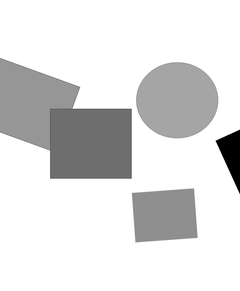
%> input picture Data/MathWorks Images/DetectingEdgesSlide.png (cropped and resized to the size of MATLAB's example picture, made grey), 240 x 291 px, given in place of pout.tif, which was not available
$ octave PracticeAdjustingContrast.m   (GNU Octave 9; MATLAB toolbox functions it lacks are replaced by stand-ins)
%> lines starting %> are read from the running program, lines starting %| are printed output that depends on the picture; pictures that were not available may be replaced by others from this repository, and a replacement may not be noted
%% Practice Adjusting Image Contrast
% In this reading provides, you'll  review and practice the image contrast adjustment
% techniques presented in the videos.  You'll also expand these techniques to
% work with color images.
%% Image Histograms
% An image histogram shows the number of pixels in an image that take on each
% of the available brightness levels.  For most grayscale images, the brightness
% values range from 0 to 255.  The |imhist| function creates an image's histogram.

img = imread("pout.tif");
%> img is the input picture: size 291x240 uint8; min 0, max 255, mean 222
imshow(img)
imhist(img)
%> figure, not shown here; highest point at x = 255, y = 49470
%%
% The histogram is scaled to allow brightness levels with fewer pixels to be
% seen when they have far fewer pixels than the highest peaks.  The y-axis limits
% can be changed to show the entire histogram.   This histogram has some very
% high peaks and only uses the middle of the available brightness values

imhist(img)
ylim([0 Inf])
%> figure, not shown here; highest point at x = 255, y = 49470
%% Adjusting Image Histograms to Increase Image Contrast
% MATLAB contains several methods for changing in images contrast:
%%
% * |imadjust| linearly stretches the histogram to use the full range of available
% values.
% * |histeq| changes intensity values to try to utilize the full range of values
% equally.
% * |adapthisteq| breaks the image into tiles and equalizes the histogram in
% each tile, then blends the results together to produce the final image.
%%
% The choice of which of these methods to use will depend on the image.  Here
% is an example of all three methods being applied to the image above and the
% resulting histograms.  If the output is too small, you can open it in a figure
% window with the arrow that appears in the top right corner.

imgAdjust = imadjust(img);
imgEqual = histeq(img);
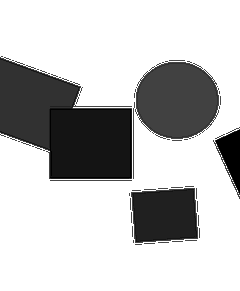
%> imgEqual: size 291x240 uint8; min 0, max 255, mean 192.6
imgAdapt = adapthisteq(img);
montage({img, imgAdjust, imgEqual, imgAdapt}, "Size", [1 4])
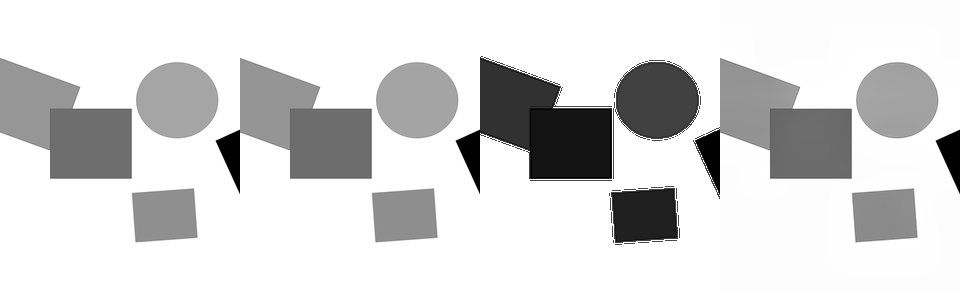
%> displayed picture: size 291x960, on the screen's scale of 0 to 255; min 0, max 255, mean 214.2
% |imadjust|
% The |imadjust| function scales the brightness values to use the entire available
% range.

imhist(imgAdjust)
ylim([0 Inf])
%> figure, not shown here; highest point at x = 255, y = 49470
% |histeq|
% The |histeq| function attempts to use all of the available brightness levels
% equally.  While there are still high peaks, the histogram is overall flatter.

imhist(imgEqual)
ylim([0 Inf])
%> figure, not shown here; highest point at x = 255, y = 49470
%
% A Note on Histogram Equalization
% The histogram produced by |histeq| doesn't usually look like a uniform distribution.
% The histogram shown above has a number of large peaks.  A _cumulative histogram_
% shows the equalization more clearly.  A cumulative histogram plots the number
% of pixels at or below a given intensity.  The h|istogram| function can generate
% a cumulative histogram using the |"Normalization"|, |"cumcount"| name-value
% pair.  The peaks in the image histogram above correspond to the larger "stair
% steps" in the cumulative histogram.

histogram(imgEqual, "Normalization", "cumcount")
xlabel("Pixel Brightness")
ylabel("Cumulative Number of Pixles")
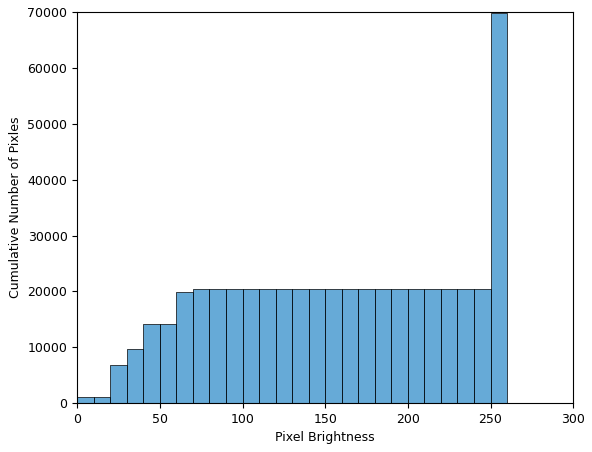
%> figure redrawn from the program's plot data; tallest bar 69840 high, from x = 250 to 260
% |adapthisteq|
% The |adapthisteq| function's behavior is more complex than the previous adjustment
% methods.  Since the image is not adjusted as a single unit, the effect on the
% histogram is not as uniform.

imhist(imgAdapt)
ylim([0 Inf])
%> figure, not shown here; highest point at x = 253, y = 26212
%% Focusing on a Specific Brightness Range
% The imadjust function can focus on a specific range of intensity values.
% In the x-ray image below, different intensities are associated with different
% materials.  The brightest areas are the metal pins, followed by the bone, tissue
% and background.  Note that this image is being converted to grayscale when it
% is imported.

xrayImg = im2gray(imread("armxray.png"));
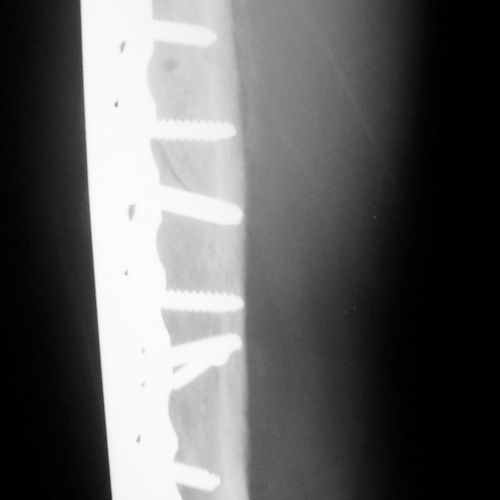
%> input picture Data/MathWorks Images/armxray.png, 1000 x 1000 px (shown at 1/2 size)
%> xrayImg is the input picture: size 1000x1000 uint8; min 0, max 254, mean 97.5
imshow(xrayImg)
%%
% The histogram shows large peaks near certain intensity values.

imhist(xrayImg)
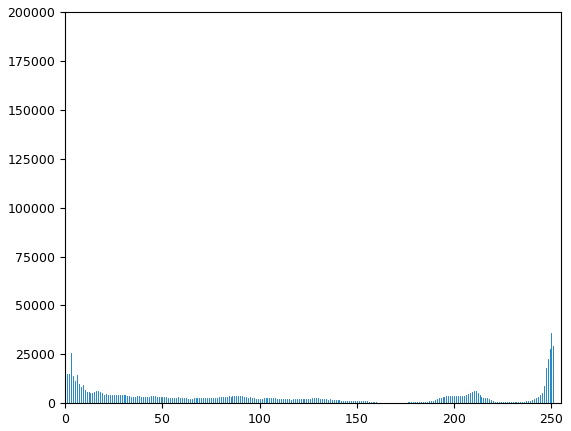
%> figure redrawn from the program's plot data; highest point at x = 0, y = 157938
%%
% Selecting only the pixels with brightness values above 225 highlights the
% pins while removing the bone and tissue.

xrayPins = imadjust(xrayImg, [225/255, 255/255]);
montage({xrayImg, xrayPins})
%%
% You can adjust the slider in the code below to include different portions
% of the image.

myXray = imadjust(xrayImg, [205/255, 255/255]);
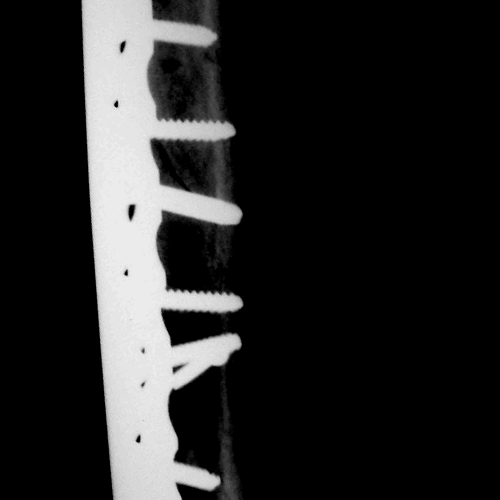
%> myXray: size 1000x1000 uint8 (shown at 1/2 size); min 0, max 250, mean 39.3
montage({xrayImg, myXray})
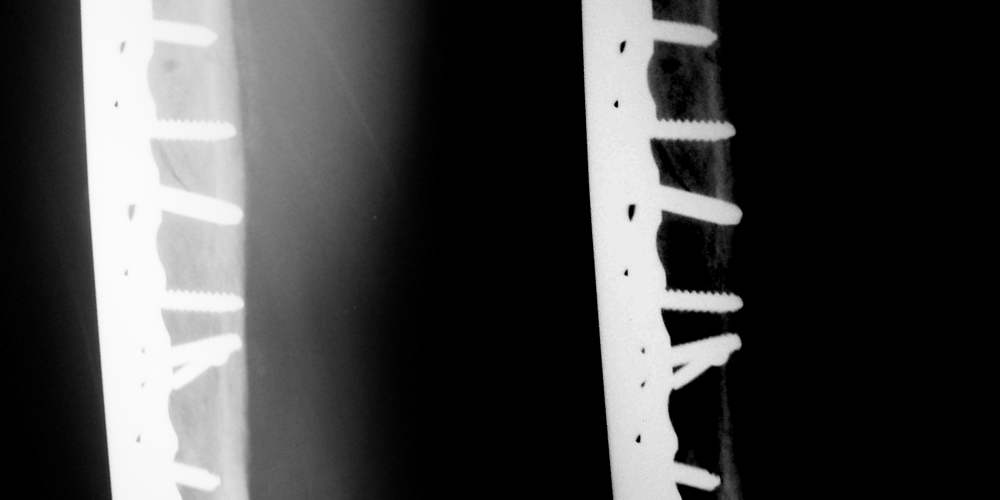
%> displayed picture: size 1000x2000, on the screen's scale of 0 to 255 (shown at 1/2 size); min 0, max 254, mean 68.4
%% Histogram Matching
% Histogram matching adjusts the brightness values in an image to match a reference
% image.  This can be used as a preprocessing step for thresholding, allowing
% for a common threshold value to be applied to multiple images.   Crack images
% 00001 and 00115 have similar brightness distributions.  Both have large peaks
% related to the lighter foreground section and small peaks associated with the
% crack.  The small peak in the crack image (00115) is broader and taller than
% the small peak in the reference image.  This indicates a large crack, since
% more pixels will be classified as being part of the crack.
%
% Again, the images are converted to grayscale on import.

%> (the run ends here)
